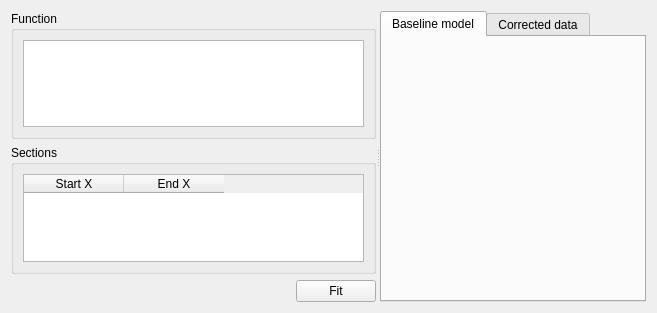
<?xml version="1.0" encoding="UTF-8"?>
<ui version="4.0">
 <class>ALCBaselineModellingView</class>
 <widget class="QWidget" name="ALCBaselineModellingView">
  <property name="geometry">
   <rect>
    <x>0</x>
    <y>0</y>
    <width>657</width>
    <height>313</height>
   </rect>
  </property>
  <property name="windowTitle">
   <string>Form</string>
  </property>
  <layout class="QVBoxLayout" name="verticalLayout">
   <item>
    <widget class="QSplitter" name="splitter">
     <property name="orientation">
      <enum>Qt::Horizontal</enum>
     </property>
     <widget class="QWidget" name="verticalLayoutWidget">
      <layout class="QVBoxLayout" name="verticalLayout_2">
       <item>
        <widget class="QGroupBox" name="groupBox_2">
         <property name="title">
          <string>Function</string>
         </property>
         <layout class="QVBoxLayout" name="verticalLayout_4">
          <item>
           <widget class="QTextEdit" name="function"/>
          </item>
         </layout>
        </widget>
       </item>
       <item>
        <widget class="QGroupBox" name="groupBox">
         <property name="title">
          <string>Sections</string>
         </property>
         <layout class="QVBoxLayout" name="verticalLayout_3">
          <item>
           <widget class="QTableWidget" name="sections">
            <property name="contextMenuPolicy">
             <enum>Qt::ActionsContextMenu</enum>
            </property>
            <property name="alternatingRowColors">
             <bool>true</bool>
            </property>
            <property name="selectionMode">
             <enum>QAbstractItemView::SingleSelection</enum>
            </property>
            <property name="selectionBehavior">
             <enum>QAbstractItemView::SelectRows</enum>
            </property>
            <attribute name="horizontalHeaderVisible">
             <bool>true</bool>
            </attribute>
            <attribute name="horizontalHeaderHighlightSections">
             <bool>false</bool>
            </attribute>
            <attribute name="horizontalHeaderStretchLastSection">
             <bool>false</bool>
            </attribute>
            <column>
             <property name="text">
              <string>Start X</string>
             </property>
            </column>
            <column>
             <property name="text">
              <string>End X</string>
             </property>
            </column>
           </widget>
          </item>
         </layout>
        </widget>
       </item>
       <item>
        <spacer name="verticalSpacer">
         <property name="orientation">
          <enum>Qt::Vertical</enum>
         </property>
         <property name="sizeHint" stdset="0">
          <size>
           <width>20</width>
           <height>40</height>
          </size>
         </property>
        </spacer>
       </item>
       <item>
        <layout class="QHBoxLayout" name="horizontalLayout_2">
         <item>
          <spacer name="horizontalSpacer">
           <property name="orientation">
            <enum>Qt::Horizontal</enum>
           </property>
           <property name="sizeHint" stdset="0">
            <size>
             <width>40</width>
             <height>20</height>
            </size>
           </property>
          </spacer>
         </item>
         <item>
          <widget class="QPushButton" name="fit">
           <property name="text">
            <string>Fit</string>
           </property>
          </widget>
         </item>
        </layout>
       </item>
      </layout>
     </widget>
     <widget class="QTabWidget" name="plots">
      <property name="tabShape">
       <enum>QTabWidget::Rounded</enum>
      </property>
      <widget class="QWidget" name="tab">
       <attribute name="title">
        <string>Baseline model</string>
       </attribute>
       <layout class="QHBoxLayout" name="horizontalLayout_3">
        <item>
         <widget class="QwtPlot" name="dataPlot"/>
        </item>
       </layout>
      </widget>
      <widget class="QWidget" name="tab_2">
       <attribute name="title">
        <string>Corrected data</string>
       </attribute>
       <layout class="QHBoxLayout" name="horizontalLayout_4">
        <item>
         <widget class="QwtPlot" name="correctedPlot"/>
        </item>
       </layout>
      </widget>
     </widget>
    </widget>
   </item>
  </layout>
  <zorder>splitter</zorder>
  <zorder>verticalLayoutWidget</zorder>
  <zorder>function</zorder>
 </widget>
 <customwidgets>
  <customwidget>
   <class>QwtPlot</class>
   <extends>QFrame</extends>
   <header>qwt_plot.h</header>
  </customwidget>
 </customwidgets>
 <resources/>
 <connections/>
</ui>
